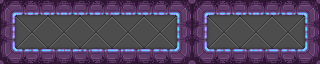

A 2D game scene composited from a Tiled map and its tileset images. What follows is a short description and the map's XML, with every tile layer's data as written:
An orthogonal 5x1 tile map with 64x64 px tiles, 1 tile layer (Tile Layer 1).

<map version="1.0" orientation="orthogonal" renderorder="right-down" width="5" height="1" tilewidth="64" tileheight="64" nextobjectid="1">
 <tileset firstgid="1" name="tiles" tilewidth="64" tileheight="64" tilecount="40" columns="0">
  <tile id="0">
   <image width="64" height="64" source="../source_images/tiles/tile_280.png" />
  </tile>
  <tile id="1">
   <image width="64" height="64" source="../source_images/tiles/tile_281.png" />
  </tile>
  <tile id="2">
   <image width="64" height="64" source="../source_images/tiles/tile_282.png" />
  </tile>
  <tile id="3">
   <image width="64" height="64" source="../source_images/tiles/tile_283.png" />
  </tile>
  <tile id="4">
   <image width="64" height="64" source="../source_images/tiles/tile_284.png" />
  </tile>
  <tile id="5">
   <image width="64" height="64" source="../source_images/tiles/tile_285.png" />
  </tile>
  <tile id="6">
   <image width="64" height="64" source="../source_images/tiles/tile_286.png" />
  </tile>
  <tile id="7">
   <image width="64" height="64" source="../source_images/tiles/tile_287.png" />
  </tile>
  <tile id="8">
   <image width="64" height="64" source="../source_images/tiles/tile_288.png" />
  </tile>
  <tile id="9">
   <image width="64" height="64" source="../source_images/tiles/tile_307.png" />
  </tile>
  <tile id="10">
   <image width="64" height="64" source="../source_images/tiles/tile_308.png" />
  </tile>
  <tile id="11">
   <image width="64" height="64" source="../source_images/tiles/tile_309.png" />
  </tile>
  <tile id="12">
   <image width="64" height="64" source="../source_images/tiles/tile_310.png" />
  </tile>
  <tile id="13">
   <image width="64" height="64" source="../source_images/tiles/tile_311.png" />
  </tile>
  <tile id="14">
   <image width="64" height="64" source="../source_images/tiles/tile_312.png" />
  </tile>
  <tile id="15">
   <image width="64" height="64" source="../source_images/tiles/tile_313.png" />
  </tile>
  <tile id="16">
   <image width="64" height="64" source="../source_images/tiles/tile_314.png" />
  </tile>
  <tile id="17">
   <image width="64" height="64" source="../source_images/tiles/tile_315.png" />
  </tile>
  <tile id="18">
   <image width="64" height="64" source="../source_images/tiles/tile_334.png" />
  </tile>
  <tile id="19">
   <image width="64" height="64" source="../source_images/tiles/tile_335.png" />
  </tile>
  <tile id="20">
   <image width="64" height="64" source="../source_images/tiles/tile_336.png" />
  </tile>
  <tile id="21">
   <image width="64" height="64" source="../source_images/tiles/tile_337.png" />
  </tile>
  <tile id="22">
   <image width="64" height="64" source="../source_images/tiles/tile_338.png" />
  </tile>
  <tile id="23">
   <image width="64" height="64" source="../source_images/tiles/tile_339.png" />
  </tile>
  <tile id="24">
   <image width="64" height="64" source="../source_images/tiles/tile_340.png" />
  </tile>
  <tile id="25">
   <image width="64" height="64" source="../source_images/tiles/tile_341.png" />
  </tile>
  <tile id="26">
   <image width="64" height="64" source="../source_images/tiles/tile_361.png" />
  </tile>
  <tile id="27">
   <image width="64" height="64" source="../source_images/tiles/tile_362.png" />
  </tile>
  <tile id="28">
   <image width="64" height="64" source="../source_images/tiles/tile_363.png" />
  </tile>
  <tile id="29">
   <image width="64" height="64" source="../source_images/tiles/tile_364.png" />
  </tile>
  <tile id="30">
   <image width="64" height="64" source="../source_images/tiles/tile_365.png" />
  </tile>
  <tile id="31">
   <image width="64" height="64" source="../source_images/tiles/tile_366.png" />
  </tile>
  <tile id="32">
   <image width="64" height="64" source="../source_images/tiles/tile_390.png" />
  </tile>
  <tile id="33">
   <image width="64" height="64" source="../source_images/tiles/tile_391.png" />
  </tile>
  <tile id="34">
   <image width="64" height="64" source="../source_images/tiles/tile_392.png" />
  </tile>
  <tile id="35">
   <image width="64" height="64" source="../source_images/tiles/tile_393.png" />
  </tile>
  <tile id="36">
   <image width="64" height="64" source="../source_images/tiles/tile_417.png" />
  </tile>
  <tile id="37">
   <image width="64" height="64" source="../source_images/tiles/tile_418.png" />
  </tile>
  <tile id="38">
   <image width="64" height="64" source="../source_images/tiles/tile_419.png" />
  </tile>
  <tile id="39">
   <image width="64" height="64" source="../source_images/tiles/tile_420.png" />
  </tile>
 </tileset>
 <layer name="Tile Layer 1" width="5" height="1">
  <data encoding="csv">
16,3,6,16,6
</data>
 </layer>
</map>
